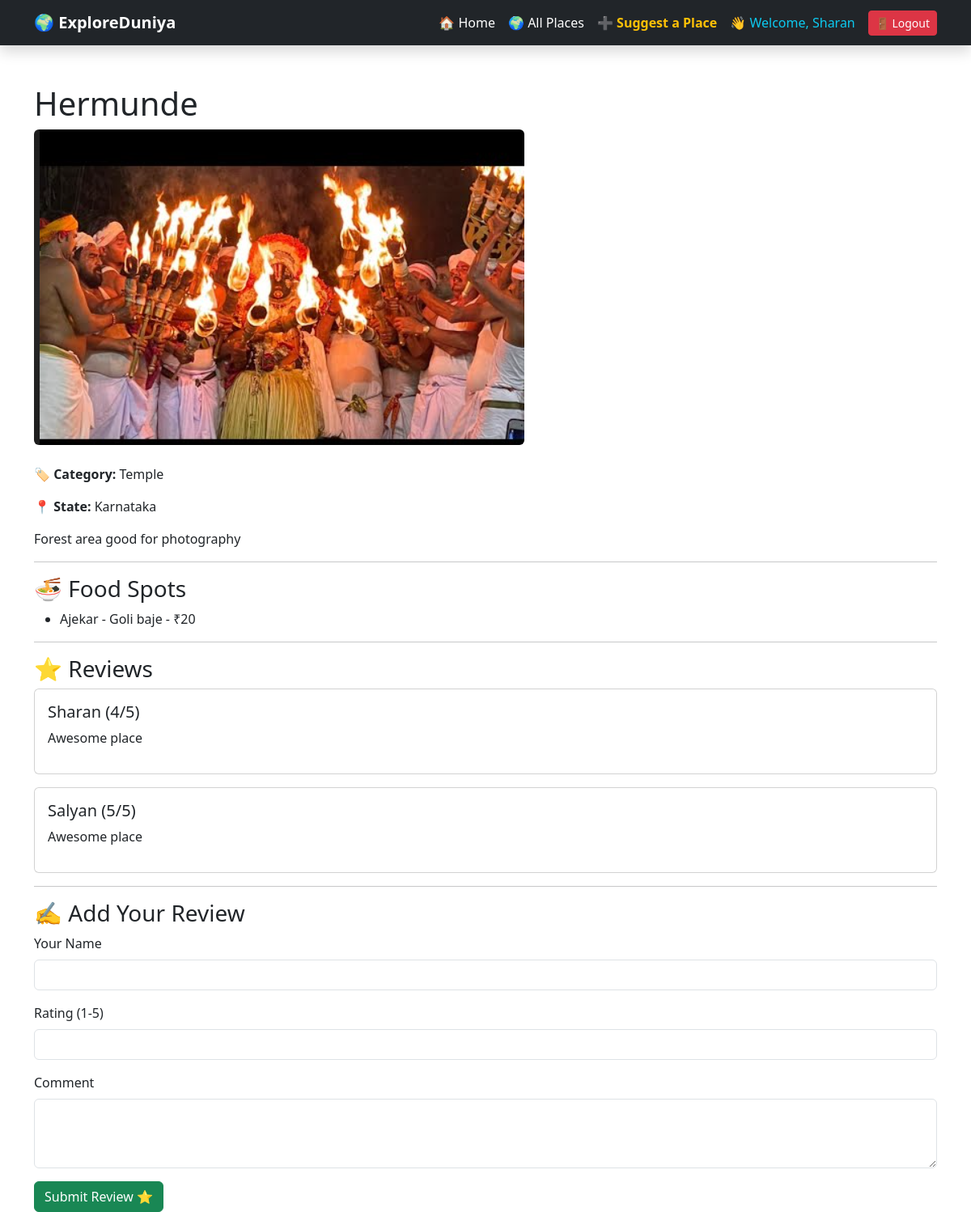
Screenshot of /places/1/ (signed in) with the database file from the repository.
### places/models.py (models this page shows, shortened)
class Place(models.Model):
    CATEGORY_CHOICES = [
        ("Forest", "Forest"),
        ("Mountain", "Mountain"),
        ("Temple", "Temple"),
        ("Beach", "Beach"),
        ("Waterfall", "Waterfall"),
        ("Historical", "Historical"),
        ("Food", "Food Destination"),
    ]
    name = models.CharField(max_length=100)
    state = models.CharField(max_length=100)
    district = models.CharField(
        max_length=100,
        blank=True,
        default=""
    )
    taluk = models.CharField(
        max_length=100,
        blank=True,
        default=""
    )
    description = models.TextField()
    category = models.CharField(
        max_length=50,
        choices=CATEGORY_CHOICES,
        default="Forest"
    )
    image = models.ImageField(
        upload_to="places/",
        blank=True,
        null=True
    )

class FoodSpot(models.Model):
    place = models.ForeignKey(
        Place,
        on_delete=models.CASCADE
    )
    name = models.CharField(max_length=100)
    special_food = models.CharField(max_length=100)
    price = models.IntegerField()

class Review(models.Model):
    place = models.ForeignKey(
        Place,
        on_delete=models.CASCADE
    )
    user_name = models.CharField(max_length=100)
    rating = models.IntegerField()
    comment = models.TextField()

### places/views.py (the view, shortened to what this page needs)
def place_detail(request, place_id):
    place = get_object_or_404(Place, id=place_id)
    return render(
        request,
        "places/place_detail.html",
        {
            "place": place,
        },
    )

### places/templates/places/place_detail.html (shortened to what this page needs)
<!DOCTYPE html>
<html>
<head>
    <link href="https://cdn.jsdelivr.net/npm/bootstrap@5.3.7/dist/css/bootstrap.min.css" rel="stylesheet">
</head>
<body>
<nav class="navbar navbar-expand-lg navbar-dark bg-dark shadow">
    <div class="container">
        <a class="navbar-brand fw-bold" href="/">
            🌍 ExploreDuniya
        </a>
        <div class="navbar-nav ms-auto align-items-center">
            <a class="nav-link text-white" href="/">
                🏠 Home
            </a>
            <a class="nav-link text-white" href="/places/">
                🌍 All Places
            </a>
            {% if user.is_authenticated %}
                <a class="nav-link text-warning fw-bold" href="/suggest-place/">
                    ➕ Suggest a Place
                </a>
                <span class="nav-link text-info">
                    👋 Welcome, {{ user.username }}
                </span>
                <form action="/accounts/logout/" method="post" class="ms-2">
                    <button type="submit" class="btn btn-sm btn-danger">
                        🚪 Logout
                    </button>
                </form>
            {% endif %}
        </div>
    </div>
</nav>
<div class="container mt-5">
    <h1>{{ place.name }}</h1>
    {% if place.image %}
        <img
            src="{{ place.image.url }}"
            class="img-fluid rounded mb-4"
            alt="{{ place.name }}"
            style="max-height: 400px;"
        >
    {% endif %}
    <p>
        <strong>🏷️ Category:</strong>
        {{ place.category }}
    </p>
    <p>
        <strong>📍 State:</strong>
        {{ place.state }}
    </p>
    <p>
        {{ place.description }}
    </p>
    <hr>
    <h3>🍜 Food Spots</h3>
    <ul>
        {% for food in place.foodspot_set.all %}
            <li>
                {{ food.name }} -
                {{ food.special_food }} -
                ₹{{ food.price }}
            </li>
        {% empty %}
            <li>No food spots added.</li>
        {% endfor %}
    </ul>
    <hr>
    <h3>⭐ Reviews</h3>
    {% for review in place.review_set.all %}
        <div class="card mb-3">
            <div class="card-body">
                <h5>
                    {{ review.user_name }}
                    ({{ review.rating }}/5)
                </h5>
                <p>{{ review.comment }}</p>
            </div>
        </div>
    {% empty %}
        <div class="alert alert-info">
            No reviews yet.
        </div>
    {% endfor %}
    <hr>
    <h3>✍️ Add Your Review</h3>
    <form method="POST">
        <div class="mb-3">
            <label class="form-label">Your Name</label>
            <input
                type="text"
                name="user_name"
                class="form-control"
                required
            >
        </div>
        <div class="mb-3">
            <label class="form-label">Rating (1-5)</label>
            <input
                type="number"
                name="rating"
                min="1"
                max="5"
                class="form-control"
                required
            >
        </div>
        <div class="mb-3">
            <label class="form-label">Comment</label>
            <textarea
                name="comment"
                class="form-control"
                rows="3"
                required
            ></textarea>
        </div>
        <button type="submit" class="btn btn-success">
            Submit Review ⭐
        </button>
    </form>
</div>
</body>
</html>

### rows the page displays
Place: name "Hermunde", image (picture), category "Temple", state "Karnataka", description "Forest area good for photography"
FoodSpot: name "Ajekar", special_food "Goli baje", price "20"
Review: user_name "Sharan", rating "4", comment "Awesome place"
Review: user_name "Salyan", rating "5", comment "Awesome place"

### other values shown
{{ user.username }} "Sharan"
